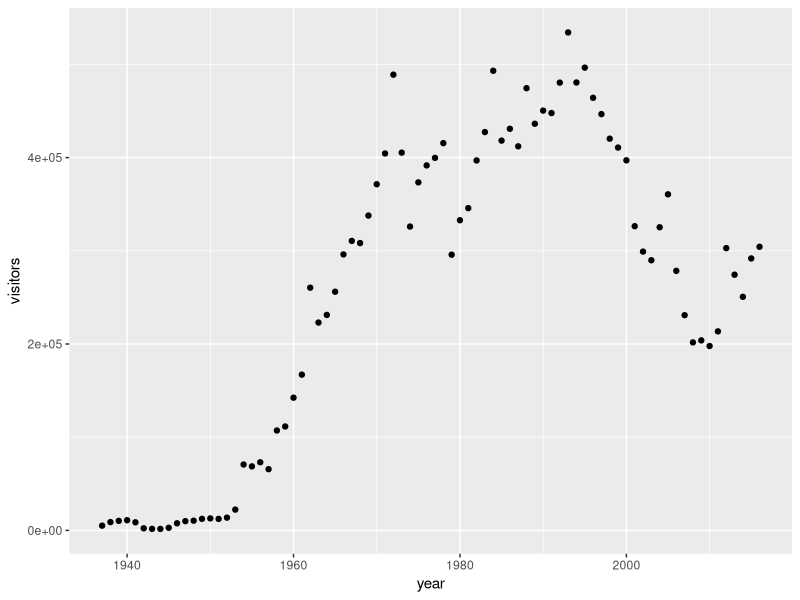
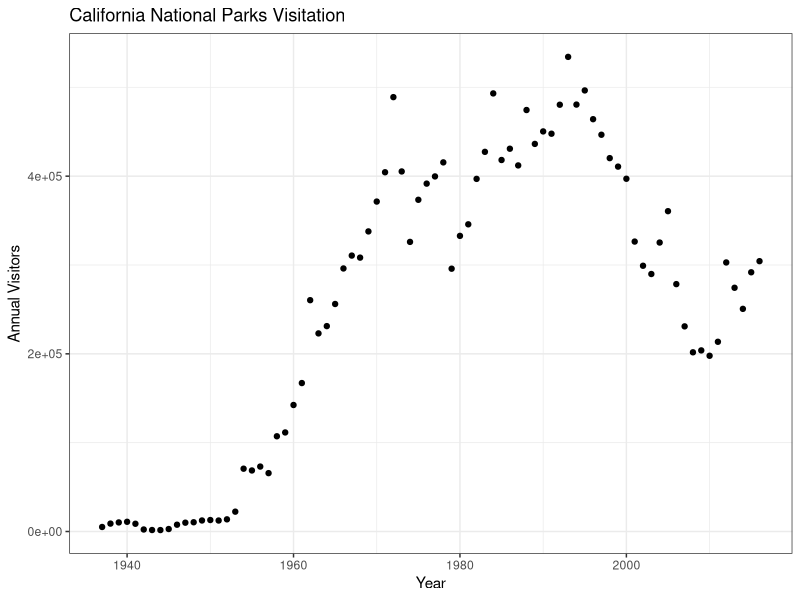

R code for these plots, in order:
## ---- chunk 1
knitr::opts_chunk$set(echo = TRUE)
## ---- chunk 2
library(tidyverse) # install.packages('tidyverse')

np_visit <- read_csv("data/np_visit.csv")
## ---- chunk 3
dino_nm <- np_visit %>% 
  filter(park_name == "Dinosaur National Monument")
  
ggplot(data = dino_nm, aes(x = year, y = visitors)) +
  geom_point()
## ---- chunk 4
## wrangling code:
np_ca <- np_visit %>% 
  filter(state == "CA" & type == "National Park") %>% 
  arrange(park_name, year)
## ---- chunk 5
## wrangling code:
np_ca <- np_visit %>%
  filter(state == "CA" & type == "National Park") %>% 
  arrange(park_name, year)

## plotting code:

## ---- chunk 6
## wrangling code:
visit_16 <- np_visit %>% 
  filter(year == 2016) %>% 
  filter(type == "National Park" | type == "National Monument")

## plotting code:

## ---- chunk 7
## wrangling code:
per_region <- np_visit %>% 
  group_by(region) %>% 
  mutate(n_parks = n()) %>% 
  select(region, n_parks) %>% 
  distinct() %>% 
  arrange(desc(n_parks)) %>% 
  ungroup()

## plotting code:

## ---- chunk 8
## wrangling code:
np_ca <- np_visit %>%
  filter(state == "CA" & type == "National Park") %>% 
  arrange(park_name, year)

## plotting code:

## ---- chunk 9
ggplot(data = dino_nm, aes(x = year, y = visitors)) +
  geom_point() +
  xlab("Year") +
  ylab("Annual Visitors") +
  ggtitle("California National Parks Visitation") +
  theme_bw()
